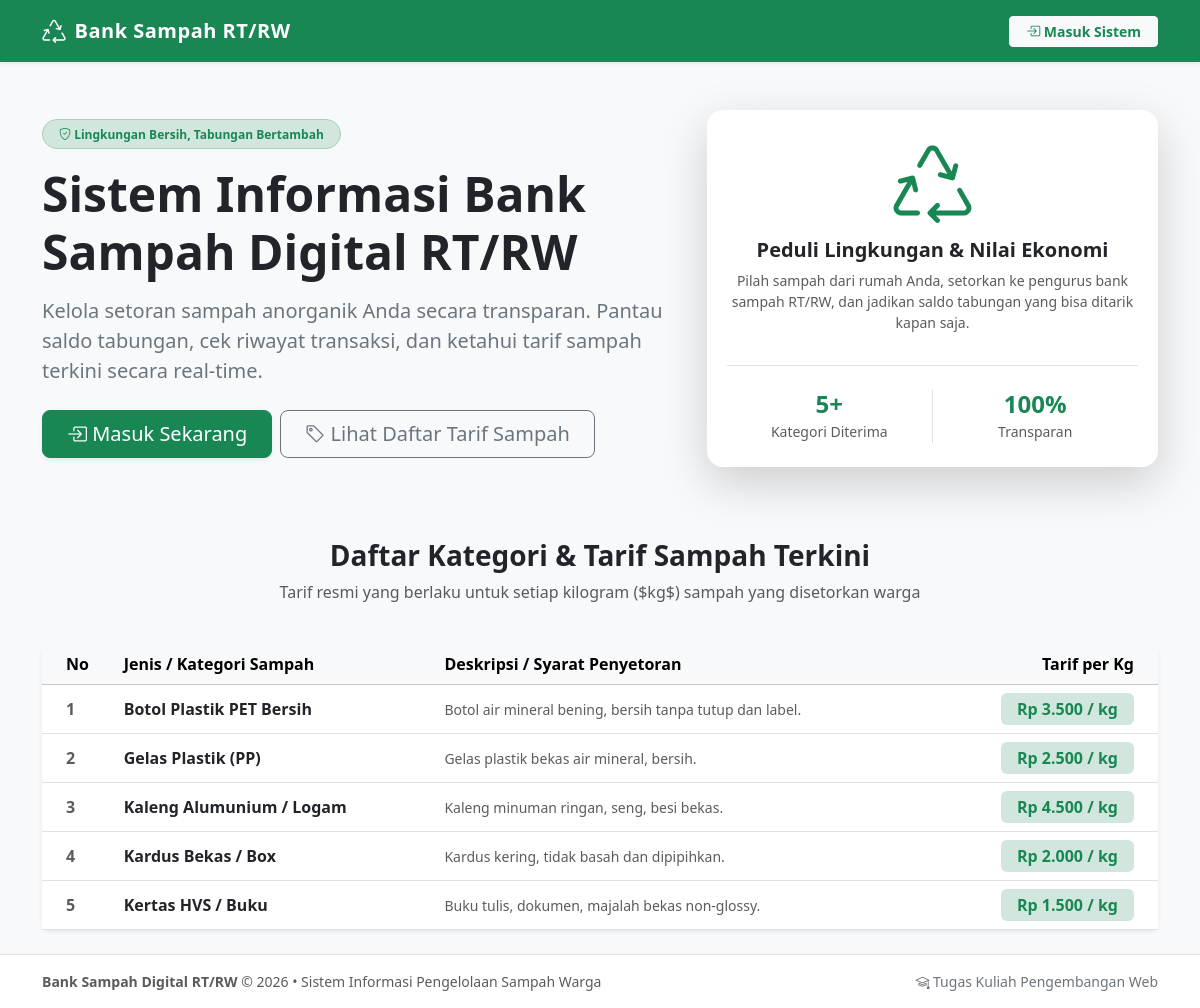
The app's page /frontend/index.php with its own data.
### tables this page shows
CREATE TABLE IF NOT EXISTS `categories` (
    `id` INT AUTO_INCREMENT PRIMARY KEY,
    `nama_kategori` VARCHAR(100) NOT NULL,
    `harga_per_kg` DECIMAL(10, 2) NOT NULL,
    `deskripsi` TEXT DEFAULT NULL,
    `created_at` TIMESTAMP DEFAULT CURRENT_TIMESTAMP
);

### backend/config/helpers.php (called while the page is built, shortened)
<?php
function format_rupiah($nominal) {
    return 'Rp ' . number_format((float)$nominal, 0, ',', '.');
}
function auth_user() {
    return $_SESSION['user'] ?? null;
}

### frontend/index.php (the view, shortened to what this page needs)
<?php
require_once __DIR__ . '/../backend/config/database.php';
require_once __DIR__ . '/../backend/config/helpers.php';
$stmt = $pdo->query("SELECT * FROM categories ORDER BY nama_kategori ASC");
$categories = $stmt->fetchAll();
require_once __DIR__ . '/templates/header.php';
?>
<div class="row align-items-center mb-5 py-4">
    <div class="col-lg-7 text-center text-lg-start">
        <span class="badge bg-success-subtle text-success border border-success-subtle px-3 py-2 rounded-pill mb-3">
            <i class="bi bi-shield-check"></i> Lingkungan Bersih, Tabungan Bertambah
        </span>
        <h1 class="display-5 fw-bold text-dark mb-3">
            Sistem Informasi Bank Sampah Digital RT/RW
        </h1>
        <p class="lead text-secondary mb-4">
            Kelola setoran sampah anorganik Anda secara transparan. Pantau saldo tabungan, cek riwayat transaksi, dan ketahui tarif sampah terkini secara real-time.
        </p>
        <div class="d-flex flex-wrap gap-2 justify-content-center justify-content-lg-start">
            <a href="/login.php" class="btn btn-success btn-lg px-4 gap-3 shadow-sm">
                <i class="bi bi-box-arrow-in-right"></i> Masuk Sekarang
            </a>
            <a href="#kategori-sampah" class="btn btn-outline-secondary btn-lg px-4">
                <i class="bi bi-tag"></i> Lihat Daftar Tarif Sampah
            </a>
        </div>
    </div>
    <div class="col-lg-5 text-center mt-4 mt-lg-0">
        <div class="card border-0 shadow-lg p-4 bg-white rounded-4">
            <div class="text-success display-1 mb-2">
                <i class="bi bi-recycle"></i>
            </div>
            <h5 class="fw-bold">Peduli Lingkungan & Nilai Ekonomi</h5>
            <p class="text-muted small">
                Pilah sampah dari rumah Anda, setorkan ke pengurus bank sampah RT/RW, dan jadikan saldo tabungan yang bisa ditarik kapan saja.
            </p>
            <div class="row text-center mt-3 g-2 border-top pt-3">
                <div class="col-6 border-end">
                    <h4 class="fw-bold text-success mb-0"><?= count($categories); ?>+</h4>
                    <span class="text-muted small">Kategori Diterima</span>
                </div>
                <div class="col-6">
                    <h4 class="fw-bold text-primary mb-0">100%</h4>
                    <span class="text-muted small">Transparan</span>
                </div>
            </div>
        </div>
    </div>
</div>
<div class="row" id="kategori-sampah">
    <div class="col-12 text-center mb-4">
        <h3 class="fw-bold">Daftar Kategori & Tarif Sampah Terkini</h3>
        <p class="text-muted">Tarif resmi yang berlaku untuk setiap kilogram ($kg$) sampah yang disetorkan warga</p>
    </div>
    <div class="col-12">
        <div class="card border-0 shadow-sm rounded-3">
            <div class="table-responsive">
                <table class="table table-hover align-middle mb-0">
                    <thead class="table-light">
                        <tr>
                            <th class="ps-4">No</th>
                            <th>Jenis / Kategori Sampah</th>
                            <th>Deskripsi / Syarat Penyetoran</th>
                            <th class="text-end pe-4">Tarif per Kg</th>
                        </tr>
                    </thead>
                    <tbody>
                        <?php if (empty($categories)): ?>
                            <tr>
                                <td colspan="4" class="text-center py-4 text-muted">Belum ada data kategori sampah.</td>
                            </tr>
                        <?php else: ?>
                            <?php $no = 1; foreach ($categories as $cat): ?>
                                <tr>
                                    <td class="ps-4 fw-semibold text-muted"><?= $no++; ?></td>
                                    <td>
                                        <div class="fw-bold text-dark"><?= htmlspecialchars($cat['nama_kategori']); ?></div>
                                    </td>
                                    <td class="text-muted small">
                                        <?= htmlspecialchars($cat['deskripsi'] ?? 'Tidak ada catatan khusus'); ?>
                                    </td>
                                    <td class="text-end pe-4">
                                        <span class="badge bg-success-subtle text-success fs-6 fw-bold px-3 py-2">
                                            <?= format_rupiah($cat['harga_per_kg']); ?> / kg
                                        </span>
                                    </td>
                                </tr>
                            <?php endforeach; ?>
                        <?php endif; ?>
                    </tbody>
                </table>
            </div>
        </div>
    </div>
</div>
<?php require_once __DIR__ . '/templates/footer.php'; ?>

### frontend/templates/header.php (shortened to what this page needs)
<?php
require_once __DIR__ . '/../../backend/config/helpers.php';
$currentUser = auth_user();
?>
<!DOCTYPE html>
<html lang="id">
<head>
    <link href="https://cdn.jsdelivr.net/npm/bootstrap@5.3.3/dist/css/bootstrap.min.css" rel="stylesheet">
    <link href="https://cdn.jsdelivr.net/npm/bootstrap-icons@1.11.3/font/bootstrap-icons.min.css" rel="stylesheet">
</head>
<body>
<nav class="navbar navbar-expand-lg navbar-dark bg-success sticky-top shadow-sm">
    <div class="container">
        <a class="navbar-brand d-flex align-items-center gap-2" href="<?= $currentUser ? ($currentUser['role'] === 'admin' ? '/admin/index.php' : '/nasabah/index.php') : '/index.php'; ?>">
            <i class="bi bi-recycle fs-4"></i>
            <span>Bank Sampah RT/RW</span>
        </a>
        <div class="collapse navbar-collapse" id="navbarContent">
            <?php if ($currentUser): ?>
                <?php if ($currentUser['role'] === 'admin'): ?>
                    <ul class="navbar-nav me-auto mb-2 mb-lg-0">
                        <li class="nav-item">
                            <a class="nav-link" href="/admin/index.php"><i class="bi bi-speedometer2"></i> Dashboard</a>
                        </li>
                        <li class="nav-item dropdown">
                            <a class="nav-link dropdown-toggle" href="#" role="button" data-bs-toggle="dropdown">
                                <i class="bi bi-arrow-left-right"></i> Transaksi
                            </a>
                            <ul class="dropdown-menu shadow">
                                <li><a class="dropdown-item" href="/admin/transaksi/setor.php"><i class="bi bi-box-arrow-in-down text-success"></i> Catat Setor Sampah</a></li>
                                <li><a class="dropdown-item" href="/admin/transaksi/tarik.php"><i class="bi bi-cash-stack text-warning"></i> Tarik Saldo Tunai</a></li>
                                <li><hr class="dropdown-divider"></li>
                                <li><a class="dropdown-item" href="/admin/transaksi/index.php"><i class="bi bi-clock-history"></i> Riwayat Semua Transaksi</a></li>
                            </ul>
                        </li>
                        <li class="nav-item dropdown">
                            <a class="nav-link dropdown-toggle" href="#" role="button" data-bs-toggle="dropdown">
                                <i class="bi bi-database"></i> Data Master
                            </a>
                            <ul class="dropdown-menu shadow">
                                <li><a class="dropdown-item" href="/admin/kategori/index.php"><i class="bi bi-tags"></i> Kategori Sampah & Tarif</a></li>
                                <li><a class="dropdown-item" href="/admin/nasabah/index.php"><i class="bi bi-people"></i> Data Warga (Nasabah)</a></li>
                            </ul>
                        </li>
                        <li class="nav-item">
                            <a class="nav-link" href="/admin/laporan/index.php"><i class="bi bi-file-earmark-bar-graph"></i> Laporan</a>
                        </li>
                    </ul>
                <?php else: ?>
                    <ul class="navbar-nav me-auto mb-2 mb-lg-0">
                        <li class="nav-item">
                            <a class="nav-link" href="/nasabah/index.php"><i class="bi bi-speedometer2"></i> Dashboard Saya</a>
                        </li>
                        <li class="nav-item">
                            <a class="nav-link" href="/nasabah/riwayat.php"><i class="bi bi-clock-history"></i> Riwayat Transaksi</a>
                        </li>
                    </ul>
                <?php endif; ?>
                <div class="d-flex align-items-center gap-3">
                    <div class="text-white text-end d-none d-md-block">
                        <div class="fw-semibold small"><?= htmlspecialchars($currentUser['nama_lengkap']); ?></div>
                        <span class="badge bg-light text-success badge-role"><?= htmlspecialchars($currentUser['role']); ?></span>
                    </div>
                    <a href="/logout.php" class="btn btn-outline-light btn-sm" onclick="return confirm('Apakah Anda yakin ingin keluar?')">
                        <i class="bi bi-box-arrow-right"></i> Keluar
                    </a>
                </div>
            <?php else: ?>
                <div class="ms-auto">
                    <a href="/login.php" class="btn btn-light btn-sm px-3 fw-semibold text-success">
                        <i class="bi bi-box-arrow-in-right"></i> Masuk Sistem
                    </a>
                </div>
            <?php endif; ?>
        </div>
    </div>
</nav>
<main class="main-content py-4">
    <div class="container">

### frontend/templates/footer.php (shortened to what this page needs)
    </div>
</main>
<footer class="bg-white border-top py-3 mt-auto text-center text-muted small">
    <div class="container">
        <div class="d-flex flex-column flex-sm-row justify-content-between align-items-center">
            <div>
                <strong>Bank Sampah Digital RT/RW</strong> &copy; <?= date('Y'); ?> &bull; Sistem Informasi Pengelolaan Sampah Warga
            </div>
            <div class="mt-2 mt-sm-0 text-secondary">
                <i class="bi bi-mortarboard"></i> Tugas Kuliah Pengembangan Web
            </div>
        </div>
    </div>
</footer>
</body>
</html>

### frontend/templates/header.php (style rules this page uses)
:root { --bs-primary: #198754; --bs-primary-rgb: 25, 135, 84; }
body { background-color: #f8f9fa; min-height: 100vh; display: flex; flex-direction: column; font-family: system-ui, -apple-system, "Segoe UI", Roboto, sans-serif; }
.navbar-brand { font-weight: 700; letter-spacing: 0.5px; }
.main-content { flex: 1 0 auto; }

### records on screen
categories: nama_kategori "Botol Plastik PET Bersih", deskripsi "Botol air mineral bening, bersih tanpa tutup dan label.", harga_per_kg "Rp 3.500"
categories: nama_kategori "Gelas Plastik (PP)", deskripsi "Gelas plastik bekas air mineral, bersih.", harga_per_kg "Rp 2.500"
categories: nama_kategori "Kaleng Alumunium / Logam", deskripsi "Kaleng minuman ringan, seng, besi bekas.", harga_per_kg "Rp 4.500"
categories: nama_kategori "Kardus Bekas / Box", deskripsi "Kardus kering, tidak basah dan dipipihkan.", harga_per_kg "Rp 2.000"
categories: nama_kategori "Kertas HVS / Buku", deskripsi "Buku tulis, dokumen, majalah bekas non-glossy.", harga_per_kg "Rp 1.500"

### other values on screen
count($categories) "5"
